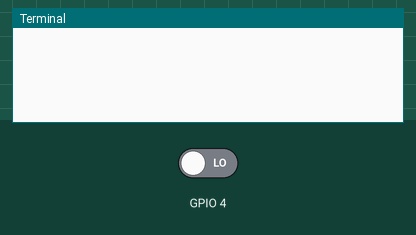
Recording of a program running on a simulated Raspberry Pi (BCM pin numbers). On the bench: the last lines printed to the terminal. The test bench sets the inputs (shaded band); at power-on: GPIO 4 LOW. Sending an e-mail succeeds after 1 s.

Above: at 1.2 s.
1.3 s: GPIO 4 driven HIGH
At 6.3 s:
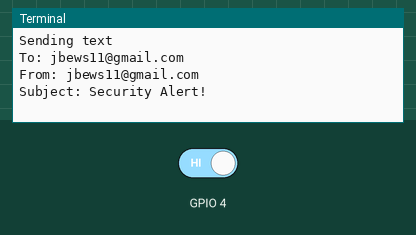
At 7.5 s:
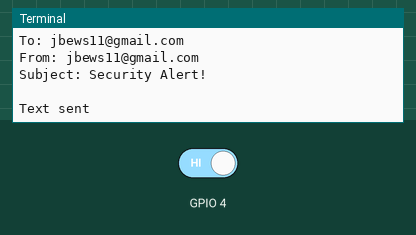

Measured:
- after the input at 1.3 s, the terminal: prints a new line after 3.7 s (image 1)

The program:

Raspberry_Pi_Motion_Detection.py
```python
import time
import smtplib
import RPi.GPIO as GPIO

TO= "jbews11@gmail.com" #all of the credentials
GMAIL_USER="jbews11@gmail.com"
PASS= 'account password'

SUBJECT = 'Security Alert!'
TEXT = 'Motion has been detected at the Front Door'

GPIO.setmode(GPIO.BCM)
GPIO.setup(4,GPIO.IN)

def send_mail(): #the texting portion
    print "Sending text"
    server = smtplib.SMTP('smtp.gmail.com:587')
    server.starttls()
    server.login(GMAIL_USER,PASS)
    header = 'To: ' + TO + '\n' + 'From: ' + GMAIL_USER
    header = header + '\n' + 'Subject: ' + SUBJECT + '\n'
    print header
    msg = header + '\n' + TEXT + '\n\n'
    server.sendmail(GMAIL_USER,TO,msg)
    server.quit()
    time.sleep(1)
    print "Text sent"

while True:
    if GPIO.input(4)==1: #trigger if sensor has detected something
        send_mail()
        time.sleep(60*2) #Sleep for 2 minutes
    else:
        time.sleep(5) #check every 5 seconds
```
